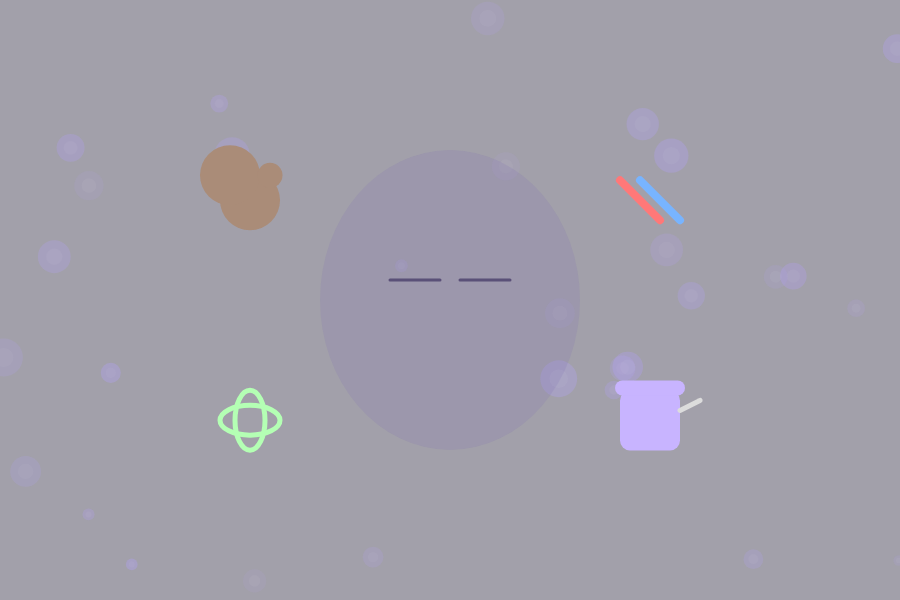
Frame 1 (no input)
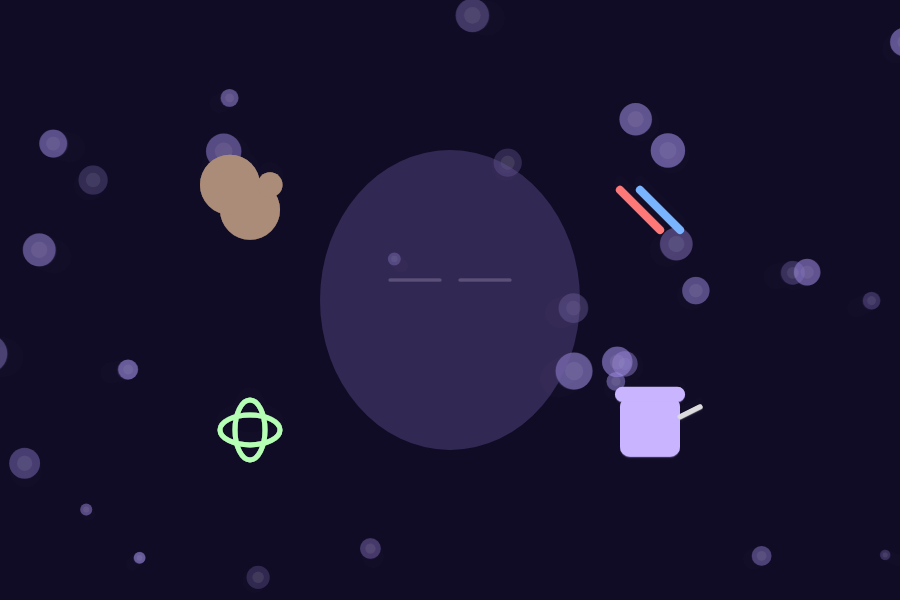
Frame 60 (no input)
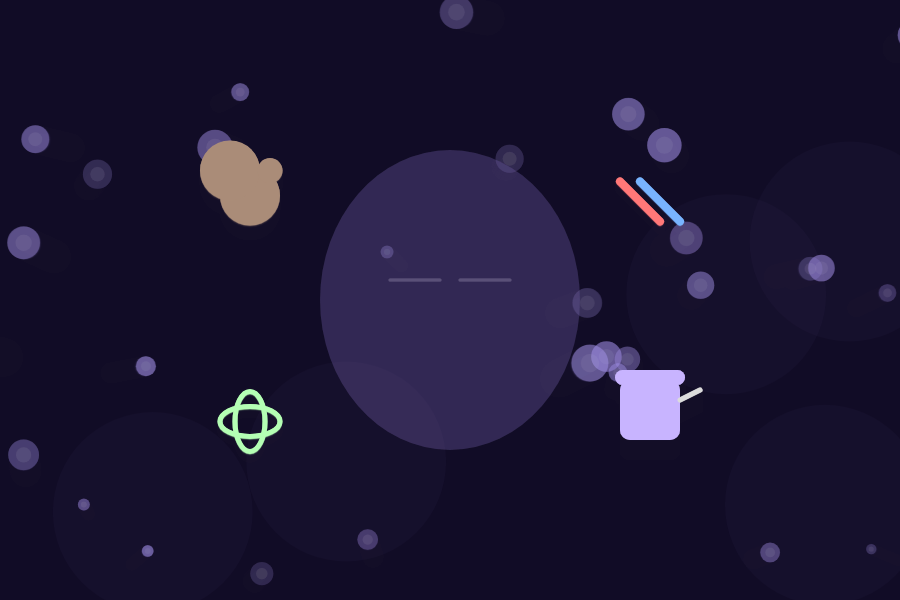
Frame 120 (the mouse pressed at the canvas centre since frame 60)

The p5.js sketch that drew these frames (run headless with seeded random() and noise() and a simulated clock; from frame 60 on, the mouse is pressed at the canvas centre):

// p5.js sketch
// ── sketch.js
//ALIX ANGULO
// "DREAMY"

//Combination of short studies plus own to complete all dreams to heal the mind/game
//WIP1 building blocks + outline

let state = 1;
  //0=intro
  //1=dream
  //2=shape TB
  //3=color CP
  //4=repetition SB
  //5=sound MB
  //6=restored
///let teddyComplete = false;
///let colorComplete = false;
///let bandComplete = false;
///let soundComplete = false;      //if true, final dream
let particles = [];                 //hold floating dreams (array)


function setup() 
{
  createCanvas(900,600)

//floating dream particles//
  for (let i = 0; i <30; i++)
  {
    particles.push(new DreamParticle());
  }
}

function draw()
{
  drawBackground();
  ///background(20,15,40);

  for (let p of particles)
  {
    p.update();
    p.display();
  }

//"if else" statements//
  if (state == 0)
  {
    drawIntro();
  }
  else if (state == 1)
  {
    drawHub();
  }
  else if (state == 2)
  {
    drawTeddyGame();
  }
  else if (state == 3)
  {
    drawColorGame();
  }
  else if (state == 4)
  {
    drawBandGame();
  }
  else if (state == 5)
  {
    drawSoundGame();
  }
  else if (state == 6)
  {
    drawFinalDream();
  }
}
 function mousePressed()
  {
    if (state == 1)
    {
    //teddy bear
    if(dist(mouseX,mouseY,250,200) < 40)
    {
      state = 2;
    }
   //color pencils
   else if(dist(mouseX,mouseY,650,200) < 40)
    {
      state = 3;
    }
    //silly bandz
    else if(dist(mouseX,mouseY,250,420) < 40)
    {
      state = 4;
    }
    else if(dist(mouseX,mouseY,650,420) < 50)
    {
      state = 5;
    }
   }
  }

function drawBackground()
{
  //fade
  noStroke();
  fill(20,15,40,100);
  rect(0,0,width,height);

  //fog glow
  if (frameCount % 120 == 0)
    {
      for(let i = 0; i <5; i++)
      {
        fill(120,100,180,10);
        ellipse(random(width), random(height),200);
      }
    }
}



//////////////////////////
function drawIntro()
{

}

function drawHub()
{
  noStroke

  //glow
  fill(120,100,180,40);
  ellipse(width/2,height/2,260,300);

  //eyes
  stroke(90,80,120);
  strokeWeight(3);

  line(390,280,440,280);
  line(460,280,510,280);

  noStroke();

  //shape = teddy bear
  fill(170,140,120);
  let teddyFloat = sin(frameCount * 0.03) * 10
  ellipse(250,200 + teddyFloat,60); //head
  ellipse(230,175+teddyFloat,60);   //ear
  ellipse(270,175 + teddyFloat, 25);//ear


  //color = pencils
  let pencilFloat = sin(frameCount * 0.025) * 10
  strokeWeight(8);
  stroke(255,120,120);
  line(620,180 + pencilFloat, 660,220 +pencilFloat); //red
  stroke (120,180,255)
  line(640,180 + pencilFloat,680,220 + pencilFloat);  //bubble
  noStroke();

  //repetition = silly bandz
  noFill();
  stroke(180,255,180);
  strokeWeight(5);
  let bandFloat = sin(frameCount * 0.025) * 10
  ellipse(250,420 + bandFloat,60,30);
  ellipse(250,420 + bandFloat, 30,60);
  noStroke();

  //sound = music box
  fill(200,180,255);

  let musicFloat = sin(frameCount * 0.04) * 10
  rect(620,390 + musicFloat, 60,60,10);   //box
  rect(615,380 + musicFloat, 70,15,10);   //lid
  stroke(220);
  line(680,410 + musicFloat, 700,400 + musicFloat);
  noStroke();
}

function drawTeddyGame()
{
  background(40,30,50)
  fill(255);
  textSize(40);
  text("TEDDY DREAM",300,300)
}

function drawColorGame()
{
  background(50,30,30);
  fill(255);
  textSize(40);
  text("COLOR DREAM",300,300);
}

function drawBandGame()
{
  background(30,50,30);
  fill(255);
  textSize(40)
  text("BANDZ DREAM",220,300);
}

function drawSoundGame()
{
  background(30,30,60);
  fill(255)
  textSize(40);
  text("MUSIC DREAM", 280,300);
  
}

function drawFinalDream()
{

}


function restartGame()        //restart
{

}


class DreamParticle         //particles
{
  constructor()
  {
    this.x = random(width);
    this.y = random(height);
    this.size = random(10,40);

    this.speed = random(0.05,0.15);
    this.alpha = random(20,80)

    this.xSpeed = random(-0.3, 0.3);
  }

  update()
  {
    this.y -= this.speed;
    this.x += this.xSpeed;

    if (this.y < -50)
    {
      this.y = height + 50;
      this.x = random(width);
    }
  }

display()
{
  noStroke();
  
  //bubble
  fill(180, 160, 255, this.alpha);
  ellipse(this.x, this.y, this.size);

  //inner
  fill(255, 255, 255, 10);
  ellipse(this.x, this.y, this.size * 0.5);

}
}
///  display()
///  { }

/// move()
///  { }
